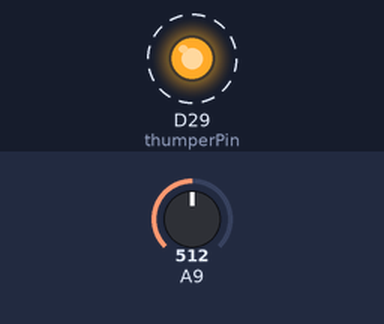
Simulated run of this sketch. Board: Arduino Due. Shown: output pins drawn as LEDs (lit = HIGH). Dashed ring = blinking. The inputs (shaded band) are chosen by the test bench; at power-on: A9 = 512 (analog values on the 0–1023 scale). What the sketch prints to the serial monitor is not drawn.

Above: at 1.0 s.
Timing chart, 0 to 5.1 s (numbered marks = the images above):
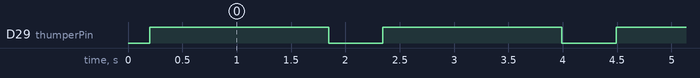

The sketch:

Thumper.ino
```cpp
#define arrayIndex 10000        //may have to either decrease or increase the number of sample data reading that we take


int Threshold = 550;          //if analogRead is greater than this value then increase counter

int getData[arrayIndex] = {0};      //this is the sample data

int counter = 0;              //counts of signal going above the threshold
int micro= 9;                 //microphone pin number

int thumperPin = 29;          //thumper pin number


void setup() {
  Serial.begin(9600);
  analogReadResolution(10);       //10 bit resolution
  // put your setup code here, to run once:
pinMode (thumperPin, OUTPUT);
delay(200);                       //wait to get initialized as output

}

void loop() {

 // digitalWrite(thumperPin,

digitalWrite(thumperPin, HIGH);     //hit
delay(25);                          //wait for the thumper to be close to the ground
for (int i =0; i<arrayIndex;i++){
  getData[i] = analogRead(9);       //sample data
  if (getData[i]>Threshold)         //if the sampled data is greater than threshold increase counter
    counter++;
}
delay(500);

digitalWrite(thumperPin,LOW);     //take it up
delay(500);


Serial.print("Counter = ");
Serial.println(counter);          //Display counter. It is different for hollow and foam


//Average = 0;

counter =0;


  // put your main code here, to run repeatedly:

}
```

Measured:
- by itself, D29 (thumperPin): alternates HIGH for 1.6 s and LOW for 0.50 s
